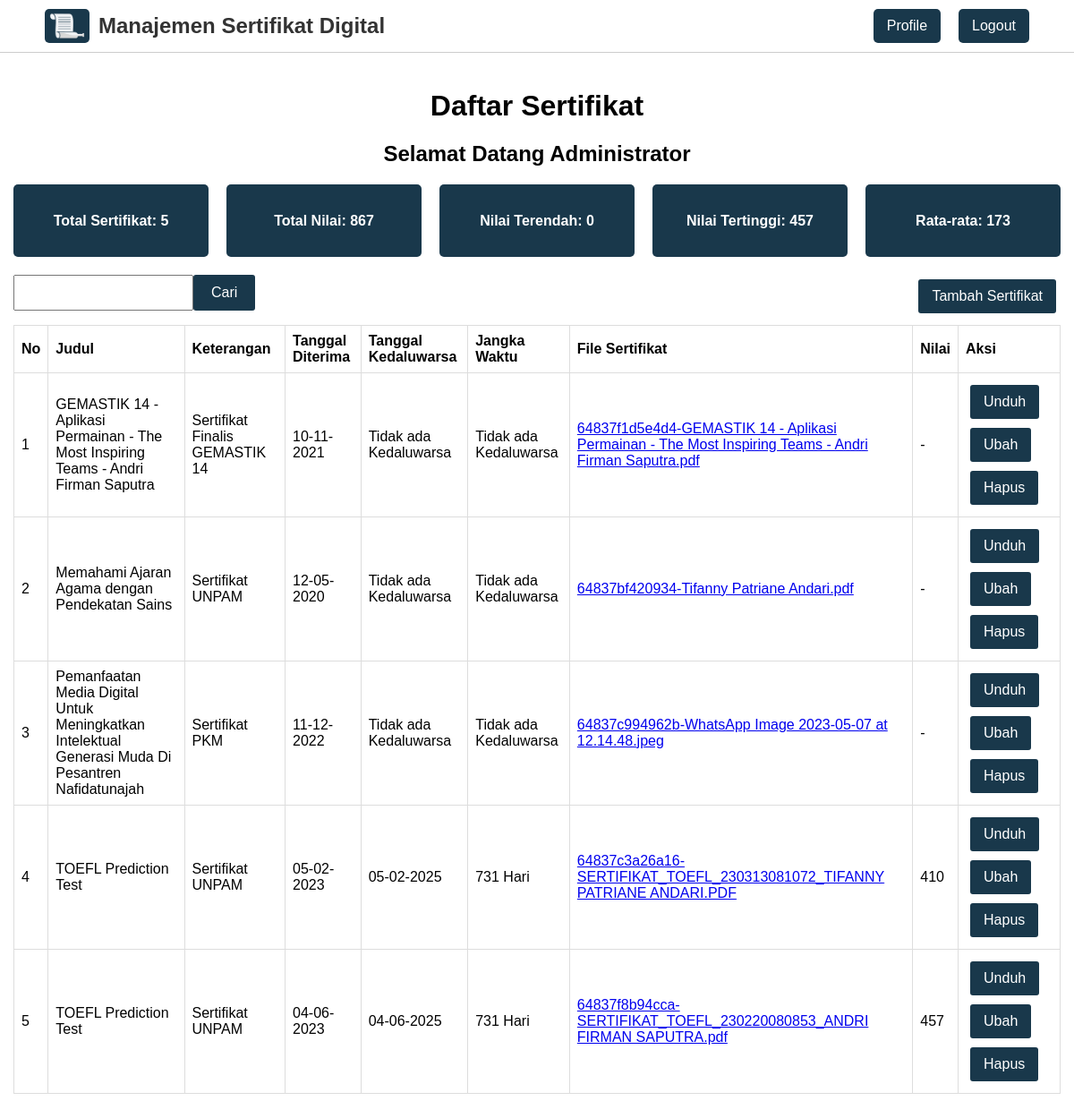
The app's page /index.php (signed in) with its own data.
### tables this page shows
CREATE TABLE `sertifikat` (
  `id_sertifikat` int(11) NOT NULL,
  `judul` varchar(100) NOT NULL,
  `keterangan` text NOT NULL,
  `tanggal_diterima` date NOT NULL,
  `tanggal_kedaluwarsa` date DEFAULT NULL,
  `file_sertifikat` text NOT NULL,
  `id_user` int(11) NOT NULL
);

CREATE TABLE `penilaian` (
  `id_penilaian` int(11) NOT NULL,
  `id_sertifikat` int(11) NOT NULL,
  `nilai` int(11) NOT NULL
);

### index.php (the view, shortened to what this page needs)
<?php
require_once 'koneksi.php';
$id_user = $_SESSION['id_user'];
$data_user = mysqli_fetch_assoc(mysqli_query($koneksi, "SELECT * FROM user WHERE id_user = '$id_user'"));
if ($data_user['username'] == 'admin') {
    $sertifikat = mysqli_query($koneksi, "SELECT *, sertifikat.id_sertifikat AS sertifikat_id_sertifikat FROM sertifikat INNER JOIN user ON sertifikat.id_user = user.id_user LEFT JOIN penilaian ON sertifikat.id_sertifikat = penilaian.id_sertifikat ORDER BY judul ASC");
    $total_sertifikat = mysqli_fetch_assoc(mysqli_query($koneksi, "SELECT *, sertifikat.id_sertifikat AS sertifikat_id_sertifikat, count(sertifikat.id_sertifikat) as total_sertifikat FROM sertifikat INNER JOIN user ON sertifikat.id_user = user.id_user LEFT JOIN penilaian ON sertifikat.id_sertifikat = penilaian.id_sertifikat ORDER BY judul ASC"))['total_sertifikat'];
    $total_nilai = mysqli_fetch_assoc(mysqli_query($koneksi, "SELECT *, sertifikat.id_sertifikat AS sertifikat_id_sertifikat, sum(penilaian.nilai) as total_nilai FROM sertifikat INNER JOIN user ON sertifikat.id_user = user.id_user LEFT JOIN penilaian ON sertifikat.id_sertifikat = penilaian.id_sertifikat ORDER BY judul ASC"))['total_nilai'];
    $nilai_terendah = mysqli_fetch_assoc(mysqli_query($koneksi, "SELECT *, sertifikat.id_sertifikat AS sertifikat_id_sertifikat, min(penilaian.nilai) as nilai_terendah FROM sertifikat INNER JOIN user ON sertifikat.id_user = user.id_user LEFT JOIN penilaian ON sertifikat.id_sertifikat = penilaian.id_sertifikat ORDER BY judul ASC"))['nilai_terendah'];
    $nilai_tertinggi = mysqli_fetch_assoc(mysqli_query($koneksi, "SELECT *, sertifikat.id_sertifikat AS sertifikat_id_sertifikat, max(penilaian.nilai) as nilai_tertinggi FROM sertifikat INNER JOIN user ON sertifikat.id_user = user.id_user LEFT JOIN penilaian ON sertifikat.id_sertifikat = penilaian.id_sertifikat ORDER BY judul ASC"))['nilai_tertinggi'];
    $rata_rata = mysqli_fetch_assoc(mysqli_query($koneksi, "SELECT *, sertifikat.id_sertifikat AS sertifikat_id_sertifikat, avg(penilaian.nilai) as rata_rata FROM sertifikat INNER JOIN user ON sertifikat.id_user = user.id_user LEFT JOIN penilaian ON sertifikat.id_sertifikat = penilaian.id_sertifikat ORDER BY judul ASC"))['rata_rata'];
}
?>
<html>
<head>
    <?php include_once 'head.php'; ?>
</head>
<body>
    <?php include_once 'navbar.php'; ?>
    <div class="container">
        <h1 class="text-center">Daftar Sertifikat</h1>
        <?php if ($data_user['username'] == 'admin'): ?>
            <h2 class="text-center">Selamat Datang Administrator</h2>
        <?php endif ?>
        <div class="row">
            <div class="col">
                <div class="card">
                    <h4>Total Sertifikat: <?= str_replace(",", ".", number_format($total_sertifikat)); ?></h4>
                </div>
            </div>
            <div class="col">
                <div class="card">
                    <h4>Total Nilai: <?= str_replace(",", ".", number_format($total_nilai)); ?></h4>
                </div>
            </div>
            <div class="col">
                <div class="card">
                    <h4>Nilai Terendah: <?= str_replace(",", ".", number_format($nilai_terendah)); ?></h4>
                </div>
            </div>
            <div class="col">
                <div class="card">
                    <h4>Nilai Tertinggi: <?= str_replace(",", ".", number_format($nilai_tertinggi)); ?></h4>
                </div>
            </div>
            <div class="col">
                <div class="card">
                    <h4>Rata-rata: <?= str_replace(",", ".", number_format($rata_rata)); ?></h4>
                </div>
            </div>
        </div>
        <form method="post" class="form-search">
            <input type="text" name="keyword" id="keyword" required value="<?= (isset($_POST['btnCari'])) ? $keyword : ''; ?>">
            <button type="submit" name="btnCari" class="btn">Cari</button>
        </form>
        <div class="btn-tambah">
            <a class="btn" href="tambah_sertifikat.php">Tambah Sertifikat</a>
        </div>
        <div class="table-responsive clear-both">
            <table border="1" cellpadding="10" cellspacing="0">
            	<thead>
            		<tr>
            			<th>No</th>
            			<th>Judul</th>
            			<th>Keterangan</th>
            			<th>Tanggal Diterima</th>
            			<th>Tanggal Kedaluwarsa</th>
                        <th>Jangka Waktu</th>
                        <th>File Sertifikat</th>
            			<th>Nilai</th>
                        <th>Aksi</th>
            		</tr>
            	</thead>
            	<tbody>
            		<?php $i = 1; ?>
            		<?php foreach ($sertifikat as $data_sertifikat): ?>
            			<tr>
            				<td><?= $i++; ?></td>
            				<td><?= $data_sertifikat['judul']; ?></td>
            				<td><?= strip_tags($data_sertifikat['keterangan']); ?></td>
            				<td><?= date("d-m-Y", strtotime($data_sertifikat['tanggal_diterima'])); ?></td>
            				<td>
            					<?php if ($data_sertifikat['tanggal_kedaluwarsa'] == '0000-00-00'): ?>
    	        					Tidak ada Kedaluwarsa
            					<?php else: ?>
            						<?= date("d-m-Y", strtotime($data_sertifikat['tanggal_kedaluwarsa'])); ?>
            					<?php endif ?>
            				</td>
                            <td>
                                <?php if ($data_sertifikat['tanggal_kedaluwarsa'] == '0000-00-00'): ?>
                                    Tidak ada Kedaluwarsa
                                <?php else: ?>
                                    <?php
                                        $tanggal_diterima = new DateTime($data_sertifikat['tanggal_diterima']);
                                        $tanggal_kedaluwarsa = new DateTime($data_sertifikat['tanggal_kedaluwarsa']);
                                        $difference = $tanggal_diterima->diff($tanggal_kedaluwarsa);
                                        echo $difference->format('%a Hari');
                                    ?>
                                <?php endif ?>
                            </td>
                            <td>
                                <a href="file/<?= $data_sertifikat['file_sertifikat']; ?>" target="_blank"><?= $data_sertifikat['file_sertifikat']; ?></a>
                            </td>
                            <td>
                                <?php if ($data_sertifikat['nilai']): ?>
                                    <?= $data_sertifikat['nilai']; ?>
                                <?php else: ?>
                                    -
                                <?php endif ?>
                            </td>
                            <td>
                                <a href="file/<?= $data_sertifikat['file_sertifikat']; ?>" target="_blank" class="btn">Unduh</a>
                                <a href="ubah_sertifikat.php?id_sertifikat=<?= $data_sertifikat['sertifikat_id_sertifikat']; ?>" class="btn">Ubah</a>
                                <a href="hapus_sertifikat.php?id_sertifikat=<?= $data_sertifikat['sertifikat_id_sertifikat']; ?>" class="btn" onclick="return confirm('Apakah Anda yakin ingin menghapus Sertifikat <?= $data_sertifikat['judul'] ?>?')">Hapus</a>
                            </td>
            			</tr>
            		<?php endforeach ?>
            	</tbody>
            </table>
        </div>
    </div>
</body>
</html>

### head.php (shortened to what this page needs)
<link rel="stylesheet" href="style.css">

### navbar.php
<nav class="navbar">
  <div class="navbar-container">
    <a class="navbar-title" href="index.php"><img src="img/logo-no-text.png"> <span>Manajemen Sertifikat Digital</span></a>
    <div class="navbar-button">
      <?php if (isset($_SESSION['id_user'])): ?>
        <a href="profile.php">Profile</a>
        <a href="logout.php">Logout</a>
      <?php else: ?>
        <a href="registrasi.php">Registrasi</a>
        <a href="login.php">Login</a>
      <?php endif ?>
    </div>
  </div>
</nav>

### style.css (style rules this page uses)
* { font-family: 'Arial', sans-serif; }
body { margin: 0; padding: 0; }
.text-center { text-align: center; }
.container { margin: 100px auto; max-width: 1200px; padding: 0 15px; }
.btn { text-align: center; display: inline-block; padding: 10px 15px; border: none; background-color: #19384B; color: #fff; border-radius: 3px; cursor: pointer; text-decoration: none; margin: 5px; }
.navbar { position: fixed; top: 0; left: 0; width: 100%; background-color: #fff; border-bottom: 1px solid #ccc; z-index: 9999; }
.navbar-container { max-width: 1500px; display: flex; justify-content: space-between; align-items: center; padding: 10px 50px; margin: 0 auto; }
.navbar-title { font-size: 24px; font-weight: bold; color: #333; text-decoration: none; display: flex; align-items: center; }
.form-search { float: left; display: flex; justify-content: center; }
.form-search input { height: 40px; margin: 0; padding: 10px; }
.form-search button { background-color: #19384B; color: white; font-size: 16px; height: 40px; margin: 0; margin-right: 1px; padding: 10px 20px; }
.btn-tambah { float: right; }
.navbar-title img { margin-right: 10px; width: 50px; border-radius: 5px; }
.navbar-title span { display: inline-block; vertical-align: middle; }
.navbar-button { display: flex; justify-content: flex-end; text-align: center; align-items: center; }
.navbar-button a { color: #fff; text-decoration: none; margin-left: 20px; background-color: #19384B; padding: 10px 15px; border-radius: 5px; }
table { border: 1px solid black; border-collapse: collapse; width: 100%; }
th, td { text-align: center; padding: 8px; }
.profile th, td { text-align: left; }
.table-responsive { overflow-x: auto; }
.table-responsive table { width: 100%; border-collapse: collapse; }
.table-responsive th, .table-responsive td { padding: 8px; text-align: left; border: 1px solid #ddd; }
.clear-both { clear: both; }
.card { background-color: #19384B; color: #fff; border-radius: 5px; padding: 10px 30px; text-decoration: none; text-align: center; }
.row { display: flex; flex-wrap: wrap; justify-content: flex-start; margin-bottom: 10px; }
.col { margin-right: 20px; margin-bottom: 10px; flex: 1 0 0%; }
.col:last-child { margin-right: 0; }

### records on screen
sertifikat: judul "GEMASTIK 14 - Aplikasi Permainan - The Most Inspiring Teams - Andri Firman Saputra", keterangan "Sertifikat Finalis GEMASTIK 14", tanggal_diterima "10-11-2021", tanggal_kedaluwarsa "Tidak ada Kedaluwarsa", file_sertifikat "64837f1d5e4d4-GEMASTIK 14 - Aplikasi Permainan - The Most Inspiring Teams - Andri Firman Saputra.pdf"
sertifikat: judul "Memahami Ajaran Agama dengan Pendekatan Sains", keterangan "Sertifikat UNPAM", tanggal_diterima "12-05-2020", tanggal_kedaluwarsa "Tidak ada Kedaluwarsa", file_sertifikat "64837bf420934-Tifanny Patriane Andari.pdf"
sertifikat: judul "Pemanfaatan Media Digital Untuk Meningkatkan Intelektual Generasi Muda Di Pesantren Nafidatunajah", keterangan "Sertifikat PKM", tanggal_diterima "11-12-2022", tanggal_kedaluwarsa "Tidak ada Kedaluwarsa", file_sertifikat "64837c994962b-WhatsApp Image 2023-05-07 at 12.14.48.jpeg"
sertifikat: judul "TOEFL Prediction Test", keterangan "Sertifikat UNPAM", tanggal_diterima "05-02-2023", tanggal_kedaluwarsa "05-02-2025", $difference->format('%a Hari') "731 Hari", file_sertifikat "64837c3a26a16-SERTIFIKAT_TOEFL_230313081072_TIFANNY PATRIANE ANDARI.PDF", penilaian.nilai "410"
sertifikat: judul "TOEFL Prediction Test", keterangan "Sertifikat UNPAM", tanggal_diterima "04-06-2023", tanggal_kedaluwarsa "04-06-2025", $difference->format('%a Hari') "731 Hari", file_sertifikat "64837f8b94cca-SERTIFIKAT_TOEFL_230220080853_ANDRI FIRMAN SAPUTRA.pdf", penilaian.nilai "457"

### other values on screen
str_replace(",", ".", number_format($total_sertifikat)) "5"
str_replace(",", ".", number_format($total_nilai)) "867"
str_replace(",", ".", number_format($nilai_terendah)) "0"
str_replace(",", ".", number_format($nilai_tertinggi)) "457"
str_replace(",", ".", number_format($rata_rata)) "173"
